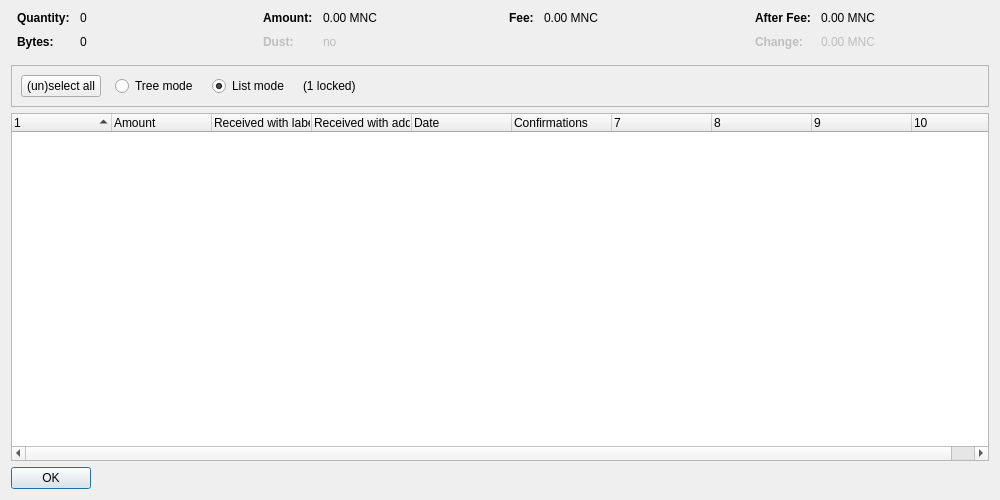
<?xml version="1.0" encoding="UTF-8"?>
<ui version="4.0">
 <class>CoinControlDialog</class>
 <widget class="QDialog" name="CoinControlDialog">
  <property name="geometry">
   <rect>
    <x>0</x>
    <y>0</y>
    <width>1000</width>
    <height>500</height>
   </rect>
  </property>
  <property name="windowTitle">
   <string>Coin Selection</string>
  </property>
  <layout class="QVBoxLayout" name="verticalLayout">
   <item>
    <layout class="QHBoxLayout" name="horizontalLayoutTop" stretch="0,0,0,0">
     <property name="topMargin">
      <number>0</number>
     </property>
     <property name="bottomMargin">
      <number>10</number>
     </property>
     <item>
      <layout class="QFormLayout" name="formLayoutCoinControl1">
       <property name="horizontalSpacing">
        <number>10</number>
       </property>
       <property name="verticalSpacing">
        <number>10</number>
       </property>
       <property name="leftMargin">
        <number>6</number>
       </property>
       <property name="rightMargin">
        <number>6</number>
       </property>
       <item row="0" column="0">
        <widget class="QLabel" name="labelCoinControlQuantityText">
         <property name="font">
          <font>
           <weight>75</weight>
           <bold>true</bold>
          </font>
         </property>
         <property name="text">
          <string>Quantity:</string>
         </property>
        </widget>
       </item>
       <item row="0" column="1">
        <widget class="QLabel" name="labelCoinControlQuantity">
         <property name="cursor">
          <cursorShape>IBeamCursor</cursorShape>
         </property>
         <property name="contextMenuPolicy">
          <enum>Qt::ActionsContextMenu</enum>
         </property>
         <property name="text">
          <string notr="true">0</string>
         </property>
         <property name="textInteractionFlags">
          <set>Qt::LinksAccessibleByMouse|Qt::TextSelectableByKeyboard|Qt::TextSelectableByMouse</set>
         </property>
        </widget>
       </item>
       <item row="1" column="0">
        <widget class="QLabel" name="labelCoinControlBytesText">
         <property name="font">
          <font>
           <weight>75</weight>
           <bold>true</bold>
          </font>
         </property>
         <property name="text">
          <string>Bytes:</string>
         </property>
        </widget>
       </item>
       <item row="1" column="1">
        <widget class="QLabel" name="labelCoinControlBytes">
         <property name="cursor">
          <cursorShape>IBeamCursor</cursorShape>
         </property>
         <property name="contextMenuPolicy">
          <enum>Qt::ActionsContextMenu</enum>
         </property>
         <property name="text">
          <string notr="true">0</string>
         </property>
         <property name="textInteractionFlags">
          <set>Qt::LinksAccessibleByMouse|Qt::TextSelectableByKeyboard|Qt::TextSelectableByMouse</set>
         </property>
        </widget>
       </item>
      </layout>
     </item>
     <item>
      <layout class="QFormLayout" name="formLayoutCoinControl2">
       <property name="horizontalSpacing">
        <number>10</number>
       </property>
       <property name="verticalSpacing">
        <number>10</number>
       </property>
       <property name="leftMargin">
        <number>6</number>
       </property>
       <property name="rightMargin">
        <number>6</number>
       </property>
       <item row="0" column="0">
        <widget class="QLabel" name="labelCoinControlAmountText">
         <property name="font">
          <font>
           <weight>75</weight>
           <bold>true</bold>
          </font>
         </property>
         <property name="text">
          <string>Amount:</string>
         </property>
        </widget>
       </item>
       <item row="0" column="1">
        <widget class="QLabel" name="labelCoinControlAmount">
         <property name="cursor">
          <cursorShape>IBeamCursor</cursorShape>
         </property>
         <property name="contextMenuPolicy">
          <enum>Qt::ActionsContextMenu</enum>
         </property>
         <property name="text">
          <string notr="true">0.00 MNC</string>
         </property>
         <property name="textInteractionFlags">
          <set>Qt::LinksAccessibleByMouse|Qt::TextSelectableByKeyboard|Qt::TextSelectableByMouse</set>
         </property>
        </widget>
       </item>
       <item row="1" column="0">
        <widget class="QLabel" name="labelCoinControlLowOutputText">
         <property name="enabled">
          <bool>false</bool>
         </property>
         <property name="font">
          <font>
           <weight>75</weight>
           <bold>true</bold>
          </font>
         </property>
         <property name="text">
          <string>Dust:</string>
         </property>
        </widget>
       </item>
       <item row="1" column="1">
        <widget class="QLabel" name="labelCoinControlLowOutput">
         <property name="enabled">
          <bool>false</bool>
         </property>
         <property name="cursor">
          <cursorShape>IBeamCursor</cursorShape>
         </property>
         <property name="contextMenuPolicy">
          <enum>Qt::ActionsContextMenu</enum>
         </property>
         <property name="text">
          <string notr="true">no</string>
         </property>
         <property name="textInteractionFlags">
          <set>Qt::LinksAccessibleByMouse|Qt::TextSelectableByKeyboard|Qt::TextSelectableByMouse</set>
         </property>
        </widget>
       </item>
      </layout>
     </item>
     <item>
      <layout class="QFormLayout" name="formLayoutCoinControl3">
       <property name="horizontalSpacing">
        <number>10</number>
       </property>
       <property name="verticalSpacing">
        <number>10</number>
       </property>
       <property name="leftMargin">
        <number>6</number>
       </property>
       <property name="rightMargin">
        <number>6</number>
       </property>
       <item row="0" column="0">
        <widget class="QLabel" name="labelCoinControlFeeText">
         <property name="font">
          <font>
           <weight>75</weight>
           <bold>true</bold>
          </font>
         </property>
         <property name="text">
          <string>Fee:</string>
         </property>
        </widget>
       </item>
       <item row="0" column="1">
        <widget class="QLabel" name="labelCoinControlFee">
         <property name="cursor">
          <cursorShape>IBeamCursor</cursorShape>
         </property>
         <property name="contextMenuPolicy">
          <enum>Qt::ActionsContextMenu</enum>
         </property>
         <property name="text">
          <string notr="true">0.00 MNC</string>
         </property>
         <property name="textInteractionFlags">
          <set>Qt::LinksAccessibleByMouse|Qt::TextSelectableByKeyboard|Qt::TextSelectableByMouse</set>
         </property>
        </widget>
       </item>
      </layout>
     </item>
     <item>
      <layout class="QFormLayout" name="formLayoutCoinControl4">
       <property name="horizontalSpacing">
        <number>10</number>
       </property>
       <property name="verticalSpacing">
        <number>10</number>
       </property>
       <property name="leftMargin">
        <number>6</number>
       </property>
       <property name="rightMargin">
        <number>6</number>
       </property>
       <item row="0" column="0">
        <widget class="QLabel" name="labelCoinControlAfterFeeText">
         <property name="font">
          <font>
           <weight>75</weight>
           <bold>true</bold>
          </font>
         </property>
         <property name="text">
          <string>After Fee:</string>
         </property>
        </widget>
       </item>
       <item row="0" column="1">
        <widget class="QLabel" name="labelCoinControlAfterFee">
         <property name="cursor">
          <cursorShape>IBeamCursor</cursorShape>
         </property>
         <property name="contextMenuPolicy">
          <enum>Qt::ActionsContextMenu</enum>
         </property>
         <property name="text">
          <string notr="true">0.00 MNC</string>
         </property>
         <property name="textInteractionFlags">
          <set>Qt::LinksAccessibleByMouse|Qt::TextSelectableByKeyboard|Qt::TextSelectableByMouse</set>
         </property>
        </widget>
       </item>
       <item row="1" column="0">
        <widget class="QLabel" name="labelCoinControlChangeText">
         <property name="enabled">
          <bool>false</bool>
         </property>
         <property name="font">
          <font>
           <weight>75</weight>
           <bold>true</bold>
          </font>
         </property>
         <property name="text">
          <string>Change:</string>
         </property>
        </widget>
       </item>
       <item row="1" column="1">
        <widget class="QLabel" name="labelCoinControlChange">
         <property name="enabled">
          <bool>false</bool>
         </property>
         <property name="cursor">
          <cursorShape>IBeamCursor</cursorShape>
         </property>
         <property name="contextMenuPolicy">
          <enum>Qt::ActionsContextMenu</enum>
         </property>
         <property name="text">
          <string notr="true">0.00 MNC</string>
         </property>
         <property name="textInteractionFlags">
          <set>Qt::LinksAccessibleByMouse|Qt::TextSelectableByKeyboard|Qt::TextSelectableByMouse</set>
         </property>
        </widget>
       </item>
      </layout>
     </item>
    </layout>
   </item>
   <item>
    <widget class="QFrame" name="frame">
     <property name="minimumSize">
      <size>
       <width>0</width>
       <height>40</height>
      </size>
     </property>
     <property name="frameShape">
      <enum>QFrame::StyledPanel</enum>
     </property>
     <property name="frameShadow">
      <enum>QFrame::Sunken</enum>
     </property>
     <layout class="QHBoxLayout" name="horizontalLayout">
      <item>
       <layout class="QHBoxLayout" name="horizontalLayoutPanel" stretch="0,0,0,0,0">
        <property name="spacing">
         <number>14</number>
        </property>
        <item>
         <widget class="QPushButton" name="pushButtonSelectAll">
          <property name="sizePolicy">
           <sizepolicy hsizetype="Maximum" vsizetype="Fixed">
            <horstretch>0</horstretch>
            <verstretch>0</verstretch>
           </sizepolicy>
          </property>
          <property name="text">
           <string>(un)select all</string>
          </property>
          <property name="autoDefault">
           <bool>false</bool>
          </property>
         </widget>
        </item>
        <item>
         <widget class="QRadioButton" name="radioTreeMode">
          <property name="sizePolicy">
           <sizepolicy hsizetype="Maximum" vsizetype="Fixed">
            <horstretch>0</horstretch>
            <verstretch>0</verstretch>
           </sizepolicy>
          </property>
          <property name="text">
           <string>Tree mode</string>
          </property>
         </widget>
        </item>
        <item>
         <widget class="QRadioButton" name="radioListMode">
          <property name="sizePolicy">
           <sizepolicy hsizetype="Maximum" vsizetype="Fixed">
            <horstretch>0</horstretch>
            <verstretch>0</verstretch>
           </sizepolicy>
          </property>
          <property name="text">
           <string>List mode</string>
          </property>
          <property name="checked">
           <bool>true</bool>
          </property>
         </widget>
        </item>
        <item>
         <widget class="QLabel" name="labelLocked">
          <property name="text">
           <string notr="true">(1 locked)</string>
          </property>
         </widget>
        </item>
        <item>
         <spacer name="horizontalSpacer">
          <property name="orientation">
           <enum>Qt::Horizontal</enum>
          </property>
          <property name="sizeHint" stdset="0">
           <size>
            <width>40</width>
            <height>20</height>
           </size>
          </property>
         </spacer>
        </item>
       </layout>
      </item>
     </layout>
    </widget>
   </item>
   <item>
    <widget class="CoinControlTreeWidget" name="treeWidget">
     <property name="contextMenuPolicy">
      <enum>Qt::CustomContextMenu</enum>
     </property>
     <property name="sortingEnabled">
      <bool>false</bool>
     </property>
     <property name="columnCount">
      <number>10</number>
     </property>
     <attribute name="headerShowSortIndicator" stdset="0">
      <bool>true</bool>
     </attribute>
     <attribute name="headerStretchLastSection">
      <bool>false</bool>
     </attribute>
     <column>
      <property name="text">
       <string/>
      </property>
     </column>
     <column>
      <property name="text">
       <string>Amount</string>
      </property>
     </column>
     <column>
      <property name="text">
       <string>Received with label</string>
      </property>
     </column>
     <column>
      <property name="text">
       <string>Received with address</string>
      </property>
     </column>
     <column>
      <property name="text">
       <string>Date</string>
      </property>
     </column>
     <column>
      <property name="text">
       <string>Confirmations</string>
      </property>
      <property name="toolTip">
       <string>Confirmed</string>
      </property>
     </column>
     <column>
      <property name="text">
       <string/>
      </property>
     </column>
     <column>
      <property name="text">
       <string/>
      </property>
     </column>
     <column>
      <property name="text">
       <string/>
      </property>
     </column>
     <column>
      <property name="text">
       <string/>
      </property>
     </column>
    </widget>
   </item>
   <item>
    <widget class="QDialogButtonBox" name="buttonBox">
     <property name="sizePolicy">
      <sizepolicy hsizetype="Maximum" vsizetype="Fixed">
       <horstretch>0</horstretch>
       <verstretch>0</verstretch>
      </sizepolicy>
     </property>
     <property name="orientation">
      <enum>Qt::Horizontal</enum>
     </property>
     <property name="standardButtons">
      <set>QDialogButtonBox::Ok</set>
     </property>
    </widget>
   </item>
  </layout>
 </widget>
 <customwidgets>
  <customwidget>
   <class>CoinControlTreeWidget</class>
   <extends>QTreeWidget</extends>
   <header>coincontroltreewidget.h</header>
  </customwidget>
 </customwidgets>
 <resources/>
 <connections/>
</ui>
